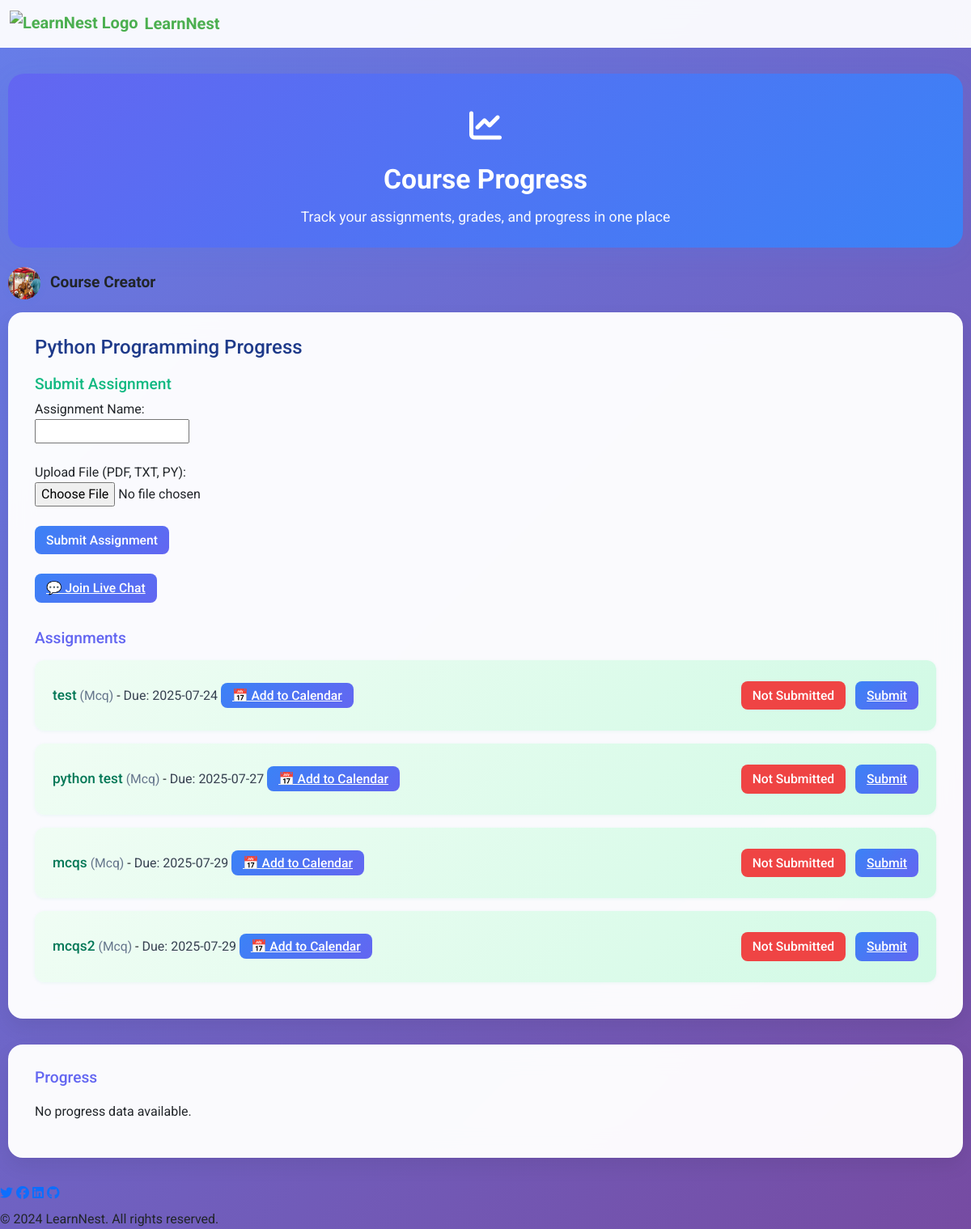
/course/1/progress (signed in), run on the app's committed database.
### tables this page shows
CREATE TABLE courses
             (id INTEGER PRIMARY KEY, title TEXT, creator_id INTEGER, description TEXT, reference_file_path TEXT, meeting_link TEXT, outline TEXT, objectives TEXT, created_at TEXT, live_session_start TEXT, live_session_end TEXT, live_days TEXT, course_code TEXT);

CREATE TABLE assignments
             (id INTEGER PRIMARY KEY, course_id INTEGER, name TEXT, type TEXT, questions TEXT, correct_answers TEXT, due_date TEXT, meeting_link TEXT, chapter INTEGER DEFAULT 0, created_at TEXT);

### app.py (the view)
@app.route('/course/<int:course_id>/progress')
@login_required
def progress(course_id):
    conn = None
    try:
        conn = sqlite3.connect('database.db', timeout=15.0)
        conn.execute('PRAGMA journal_mode=WAL')
        conn.execute('PRAGMA synchronous=NORMAL')
        conn.execute('PRAGMA cache_size=10000')
        conn.execute('PRAGMA temp_store=MEMORY')
        c = conn.cursor()
        c.execute('SELECT title, creator_id, reference_file_path FROM courses WHERE id = ?', (course_id,))
        course_data = c.fetchone()
        if not course_data:
            flash('Course not found.')
            return redirect(url_for('home'))
        course_title = course_data[0]
        creator_id = course_data[1]
        reference_file = os.path.basename(course_data[2]) if course_data[2] else None
        c.execute('SELECT avatar, display_name FROM users WHERE id = ?', (creator_id,))
        creator_info = c.fetchone()
        creator_avatar = creator_info[0] if creator_info and creator_info[0] else DEFAULT_AVATAR
        creator_display_name = creator_info[1] if creator_info and creator_info[1] else 'Course Creator'
        c.execute('SELECT enrollment_number, approval_status FROM enrollments WHERE user_id = ? AND course_id = ?',
                  (current_user.id, course_id))
        enrollment = c.fetchone()
        if not enrollment and current_user.role != 'creator':
            flash('You must be enrolled or be the creator to view progress.')
            return redirect(url_for('home'))
        if current_user.role == 'student' and enrollment and enrollment[1] != 1:
            flash('You must be approved by the instructor to access this course content.')
            return redirect(url_for('home'))
        if current_user.role == 'creator':
            c.execute('''SELECT p.id, u.username, p.assignment_name, p.status, p.grade, p.file_path, p.ai_grade, u.avatar, u.display_name
                         FROM progress p JOIN users u ON p.user_id = u.id
                         WHERE p.course_id = ?''', (course_id,))
            progress_data = c.fetchall()
        else:
            c.execute('''SELECT p.id, u.username, p.assignment_name, p.status, p.grade, p.file_path, p.ai_grade, u.avatar, u.display_name
                         FROM progress p JOIN users u ON p.user_id = u.id
                         WHERE p.course_id = ? AND p.user_id = ?''', (course_id, current_user.id))
            progress_data = c.fetchall()
        is_creator = current_user.role == 'creator' and creator_id == current_user.id
        c.execute('SELECT id, name, type, due_date FROM assignments WHERE course_id = ? ORDER BY due_date ASC', (course_id,))
        assignments = [{'id': row[0], 'name': row[1], 'type': row[2], 'due_date': row[3]} for row in c.fetchall()]
        assignment_status = {}
        if not is_creator:
            for a in assignments:
                c.execute('SELECT status FROM progress WHERE user_id = ? AND course_id = ? AND assignment_name = ?', (current_user.id, course_id, a['name']))
                row = c.fetchone()
                assignment_status[a['id']] = row[0] if row else 'Not Submitted'
        for a in assignments:
            c.execute('SELECT ai_grade FROM progress WHERE user_id=? AND course_id=? AND assignment_name=? ORDER BY id DESC LIMIT 1', (current_user.id, course_id, a['name']))
            row = c.fetchone()
            a['ai_feedback'] = row[0] if row and row[0] else None
        return render_template('progress.html', course_id=course_id, course_title=course_title, progress_data=progress_data, is_creator=is_creator, is_enrolled=bool(enrollment), reference_file=reference_file, assignments=assignments, assignment_status=assignment_status, creator_avatar=creator_avatar, creator_display_name=creator_display_name)
    except sqlite3.OperationalError as e:
        if "database is locked" in str(e):
            flash('Database is temporarily busy. Please refresh the page in a moment.')
        else:
            flash('Database error occurred. Please try again.')
        return redirect(url_for('home'))
    except Exception as e:
        flash('An error occurred while loading progress. Please try again.')
        return redirect(url_for('home'))
    finally:
        if conn:
            conn.close()

### app.py (called while the page is built, shortened)
@contextmanager
def get_db_connection():
    try:
        yield _local.connection
    except Exception:
        _local.connection.rollback()
        raise
    finally:
        pass

@login_manager.user_loader
def load_user(user_id):
    with get_db_connection() as conn:
        c = conn.cursor()
        c.execute('SELECT id, username, role FROM users WHERE id = ?', (user_id,))
        user_data = c.fetchone()
        if user_data:
            return User(user_data[0], user_data[1], user_data[2])
    return None

@app.context_processor
def inject_user_logo():
    if current_user.is_authenticated:
        with get_db_connection() as conn:
            c = conn.cursor()
    return {'user_logo': None}

### templates/progress.html (shortened to what this page needs)
<!DOCTYPE html>
<html lang="en">
<head>
    <link href="https://cdn.jsdelivr.net/npm/bootstrap@5.3.2/dist/css/bootstrap.min.css" rel="stylesheet">
    <link rel="stylesheet" href="https://cdnjs.cloudflare.com/ajax/libs/font-awesome/6.4.2/css/all.min.css" />
</head>
<body>
    <nav class="navbar navbar-expand-lg navbar-dark bg-dark sticky-top">
      <div class="container-fluid">
        <a class="navbar-brand d-flex align-items-center" href="/home">
                  {% if current_user.is_authenticated and user_logo %}
            <img src="{{ user_logo }}" alt="LearnNest Logo" style="height:32px;margin-right:8px;">
        {% else %}
            <img src="https://img.icons8.com/ios-filled/50/4CAF50/open-book--v2.png" alt="LearnNest Logo" style="height:32px;margin-right:8px;">
        {% endif %}
          LearnNest
        </a>
      </div>
    </nav>
    <div class="main-container">
      <div class="progress-header">
        <div class="icon"><i class="fa fa-chart-line"></i></div>
        <div class="title">Course Progress</div>
        <div class="subtitle">Track your assignments, grades, and progress in one place</div>
      </div>
      <div style="display:flex;align-items:center;margin-bottom:16px;">
        <img src="/{{ creator_avatar }}" alt="creator avatar" style="width:40px;height:40px;border-radius:50%;margin-right:12px;box-shadow:0 2px 8px rgba(59,130,246,0.10);">
        <span style="font-size:1.2em;font-weight:bold;">{{ creator_display_name }}</span>
      </div>
      <div class="card-section">
        <h1 style="font-size:1.5rem;color:#1e3a8a;margin-bottom:1.2rem;">{{ course_title }} Progress</h1>
        {% if is_enrolled %}
          <h2 style="font-size:1.2rem;color:#10b981;">Submit Assignment</h2>
          {% if reference_file %}
            <form id="submit-assignment-form" method="POST" action="{{ url_for('submit_assignment', course_id=course_id) }}" enctype="multipart/form-data" onsubmit="confirmSubmission(event)">
              <label for="assignment_name">Assignment Name:</label><br>
              <input type="text" id="assignment_name" name="assignment_name" required><br><br>
              <label for="file">Upload File (PDF, TXT, PY):</label><br>
              <input type="file" id="file" name="file"><br><br>
              <button type="submit" class="submit-btn">Submit Assignment</button>
            </form>
          {% else %}
            <p>Assignment submission is disabled until the course creator uploads a reference Python file for AI grading.</p>
          {% endif %}
        {% endif %}
        <div class="button-group">
          <a href="{{ url_for('live_chat', course_id=course_id) }}" class="submit-btn" title="Join the real-time course chat room">💬 Join Live Chat</a>
        </div>
        <h2 style="font-size:1.2rem;color:#6366f1;margin-top:2rem;">Assignments</h2>
        <ul class="assignments-list">
          {% for assignment in assignments %}
            <li>
              <div style="flex:2;">
                <span style="font-size:1.08em;font-weight:500;color:#047857;">{{ assignment['name'] }}</span> <span style="color:#64748b;font-size:0.98em;">({{ assignment['type']|capitalize }})</span> - <span style="color:#374151;">Due: {{ assignment['due_date'] or 'N/A' }}</span>
                <a href="/calendar/assignment/{{ assignment['id'] }}.ics" class="submit-btn" title="Add this assignment to your calendar">📅 Add to Calendar</a>
              </div>
              <div class="actions button-group">
                {% if not is_creator %}
                  <span class="badge-status {{ 'badge-success' if assignment_status[assignment['id']] == 'Submitted' else 'badge-danger' }}">
                    {{ assignment_status[assignment['id']] }}
                  </span>
                  <a href="{{ url_for('submit_assignment_new', course_id=course_id, assignment_id=assignment['id']) }}" class="submit-btn">Submit</a>
                {% endif %}
              </div>
            </li>
          {% else %}
            <li>No assignments available.</li>
          {% endfor %}
        </ul>
      </div>
      <div class="card-section">
        <h2 style="font-size:1.2rem;color:#6366f1;margin-bottom:1.2rem;">Progress</h2>
        {% if progress_data %}
          <table>
            <tr>
              <th>Avatar</th>
              <th>Username</th>
              <th>Assignment</th>
              <th>Status</th>
              <th>Grade</th>
              <th>AI Grade</th>
              {% if is_creator %}
                <th>File</th>
                <th>Actions</th>
              {% endif %}
            </tr>
            {% for data in progress_data %}
              <tr>
                <td class="avatar-cell"><img src="/{{ data[7] if data|length > 7 and data[7] else 'static/default_avatar.png' }}" alt="avatar" onclick="window.location='/profile?user='+encodeURIComponent('{{ data[1] }}')"></td>
                <td><span style="cursor:pointer;color:#4CAF50;" onclick="window.location='/profile?user='+encodeURIComponent('{{ data[1] }}')">{{ data[1] }}</span></td>
                <td>{{ data[2] }}</td>
                <td>{{ data[3] }}</td>
                <td>{{ data[4] if data[4] is not none else 'Not graded' }}</td>
                <td>{{ data[6] if data[6] is not none else 'N/A' }}</td>
                {% if is_creator %}
                  <td>
                    {% if data[5] %}
                      <a href="{{ url_for('download_assignment', course_id=course_id, progress_id=data[0]) }}" class="download-link">Download</a>
                    {% else %}
                      No file
                    {% endif %}
                  </td>
                  <td>
                    <form id="edit-progress-form-{{ data[0] }}" method="POST" action="{{ url_for('edit_progress', course_id=course_id, progress_id=data[0]) }}" onsubmit="confirmEdit(event)">
                      <select name="status">
                        <option value="submitted" {% if data[3] == 'submitted' %}selected{% endif %}>Submitted</option>
                        <option value="completed" {% if data[3] == 'completed' %}selected{% endif %}>Completed</option>
                        <option value="incomplete" {% if data[3] == 'incomplete' %}selected{% endif %}>Incomplete</option>
                      </select>
                      <input type="number" name="grade" min="0" max="100" value="{{ data[4] if data[4] is not none else '' }}" placeholder="Grade (0-100)">
                      <button type="submit" class="edit-btn">Update</button>
                    </form>
                  </td>
                {% endif %}
              </tr>
            {% endfor %}
          </table>
        {% else %}
          <p>No progress data available.</p>
        {% endif %}
      </div>
    </div>
    <footer class="footer">
      <div>
        <a href="https://twitter.com/" target="_blank"><i class="fab fa-twitter"></i></a>
        <a href="https://facebook.com/" target="_blank"><i class="fab fa-facebook"></i></a>
        <a href="https://linkedin.com/" target="_blank"><i class="fab fa-linkedin"></i></a>
        <a href="https://github.com/" target="_blank"><i class="fab fa-github"></i></a>
      </div>
      <div class="mt-2">&copy; {{ 2024 }} LearnNest. All rights reserved.</div>
    </footer>
    <link rel="stylesheet" href="https://unpkg.com/tippy.js@6/dist/tippy.css" />
</body>
</html>

### templates/progress.html (style rules this page uses)
body { font-family: 'Roboto', Arial, sans-serif; background: linear-gradient(135deg, #667eea 0%, #764ba2 100%); min-height: 100vh; margin: 0; padding: 0; }
.navbar { background: rgba(255, 255, 255, 0.95) !important; backdrop-filter: blur(10px); border-bottom: 1px solid rgba(255, 255, 255, 0.2); }
.navbar-brand { font-weight: 700; color: #4CAF50 !important; }
.main-container { max-width: 1200px; margin: 32px auto 0 auto; padding: 0 10px; }
.progress-header { background: linear-gradient(135deg, #6366f1 0%, #3b82f6 100%); color: white; border-radius: 20px; padding: 36px 24px 24px 24px; margin: 32px auto 24px auto; text-align: center; position: relative; box-shadow: 0 8px 32px rgba(59,130,246,0.10); }
.progress-header .icon { font-size: 2.5rem; margin-bottom: 10px; }
.progress-header .title { font-size: 2.1rem; font-weight: 700; margin-bottom: 8px; }
.progress-header .subtitle { font-size: 1.1rem; opacity: 0.95; }
.card-section { background: rgba(255, 255, 255, 0.97); backdrop-filter: blur(16px); border-radius: 18px; box-shadow: 0 10px 24px rgba(0, 0, 0, 0.07); overflow: hidden; border: 1px solid rgba(255, 255, 255, 0.18); margin-bottom: 32px; padding: 28px 32px; }
.assignments-list { list-style: none; padding: 0; }
.assignments-list li { background: linear-gradient(135deg,#f0fdf4 0%,#d1fae5 100%); border-radius: 12px; box-shadow: 0 1px 4px rgba(16,185,129,0.07); padding: 18px 22px; margin-bottom: 16px; display: flex; flex-wrap: wrap; align-items: center; justify-content: space-between; }
.actions, .button-group { display: flex; flex-wrap: wrap; gap: 12px; align-items: center; margin-top: 8px; margin-bottom: 8px; }
.badge-status { display: inline-block; padding: 6px 14px; border-radius: 8px; font-size: 0.98em; font-weight: 500; }
.badge-danger { background: #ef4444; color: white; }
.submit-btn, .edit-btn, .delete-btn, .copy-btn, .download-link, .view-details-btn { background: linear-gradient(135deg, #3b82f6 0%, #6366f1 100%); color: white; padding: 6px 14px; border-radius: 8px; font-size: 0.98em; border: none; cursor: pointer; transition: background 0.2s; font-weight: 500; margin-right: 0 !important; margin-bottom: 0 !important; }
form#submit-assignment-form { margin-bottom: 24px; }

### data on the page
courses: title "Python Programming"
assignments: name "test", type "Mcq", due_date "2025-07-24", assignment_status "Not Submitted"
assignments: name "python test", type "Mcq", due_date "2025-07-27", assignment_status "Not Submitted"
assignments: name "mcqs", type "Mcq", due_date "2025-07-29", assignment_status "Not Submitted"
assignments: name "mcqs2", type "Mcq", due_date "2025-07-29", assignment_status "Not Submitted"

### other printed values
{{ creator_display_name }} "Course Creator"
{{ 2024 }} "2024"
